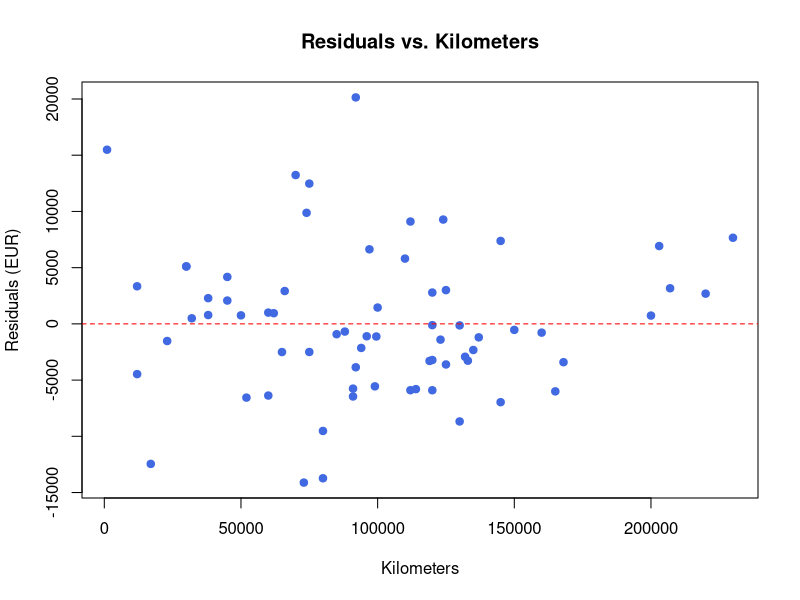

Write R code to recreate this figure.
## ---- chunk 1
knitr::opts_chunk$set(
  echo = TRUE,
  warning = FALSE,
  message = FALSE
)
## ---- chunk 2
# Load required packages
library(readxl)
library(car)
library(sandwich)
library(lmtest)


# Load dataset
cars_raw <- as.data.frame(
  read_excel("data_problemset1.xls",
             sheet = "Car Prices"))

# Rename variables clearly
names(cars_raw) <- c("CC", "HP", "Year", "Km", "Gas", "ABS", "ABD", "CD", "AW", "AC", "MP", "Price")

# Filter complete cases across all variables to standardize sample size (N = 68)
vars_all <- c("Price", "Km", "CC", "HP", "Year", "Gas", "ABS", "ABD", "CD", "AW", "AC", "MP")
cars_clean <- cars_raw[complete.cases(cars_raw[, vars_all]), ]
## ---- chunk 3
# Simple linear model
m1 <- lm(Price ~ Km, data = cars_clean)
summary(m1)
s_a <- summary(m1)
b0 <- coef(m1)[1]
b1 <- coef(m1)[2]
t0 <- s_a$coefficients[1, 3]
t1 <- s_a$coefficients[2, 3]
## ---- chunk 4
# 95% Confidence Interval
confint(m1, level = 0.95)
ci <- confint(m1)[2, ]
crit <- qt(0.975, df = df.residual(m1))
## ---- chunk 5
# Store residuals
cars_clean$residuals_m1 <- resid(m1)

# Residual plot
plot(cars_clean$Km, cars_clean$residuals_m1,
     xlab = "Kilometers", 
     ylab = "Residuals (EUR)",
     main = "Residuals vs. Kilometers",
     pch = 19, col = "royalblue")
abline(h = 0, lty = 2, col = "red")
## ---- chunk 6
# Create mileage in thousands and squared term
cars_clean$km_thousands <- cars_clean$Km / 1000
cars_clean$km_thousands_sq <- cars_clean$km_thousands^2

# Quadratic regression model
m_quad <- lm(Price ~ km_thousands + km_thousands_sq, data = cars_clean)
summary(m_quad)
## ---- chunk 7
# Full specification with 11 variables
m_full <- lm(Price ~ Km + CC + HP + Year + Gas + ABS + ABD + CD + AW + AC + MP, data = cars_clean)
summary(m_full)
## ---- chunk 8
# Refined complete model with significant predictors
m_comp <- lm(Price ~ Km + HP + Year + Gas, data = cars_clean)
summary(m_comp)
## ---- chunk 9
# Test 1: Simple model m1 vs Refined complete model m_comp
anova(m1, m_comp)

# Test 2: Refined complete model m_comp vs Full model m_full
anova(m_comp, m_full)
## ---- chunk 10
linearHypothesis(m_comp, "Year = 1200")
## ---- chunk 11
linearHypothesis(m_full, c("CC = 0", "ABS = 0"))
## ---- chunk 12
linearHypothesis(m_full, "CD = Gas")
## ---- chunk 13
linearHypothesis(m_comp, "20000*Km + 4*Year = 0")
## ---- chunk 14
# Add fitted values directly to cars_clean to avoid matrix dimension issues
cars_clean$y_hat_comp <- fitted(m_comp)

# White's test on fitted values and fitted values squared
bptest(m_comp, ~ y_hat_comp + I(y_hat_comp^2), data = cars_clean)
## ---- chunk 15
bptest(m_comp, ~ Year + HP, data = cars_clean)
## ---- chunk 16

# Regular OLS standard errors
coeftest(m_comp)
print(summary(m_comp), digits = 10)


# Robust HC0 standard errors
coeftest(m_comp, vcov = vcovHC(m_comp, type = "HC0"))

ct <- coeftest(m_comp, vcov = vcovHC(m_comp, type = "HC0"))
print(unclass(ct), digits = 10)
